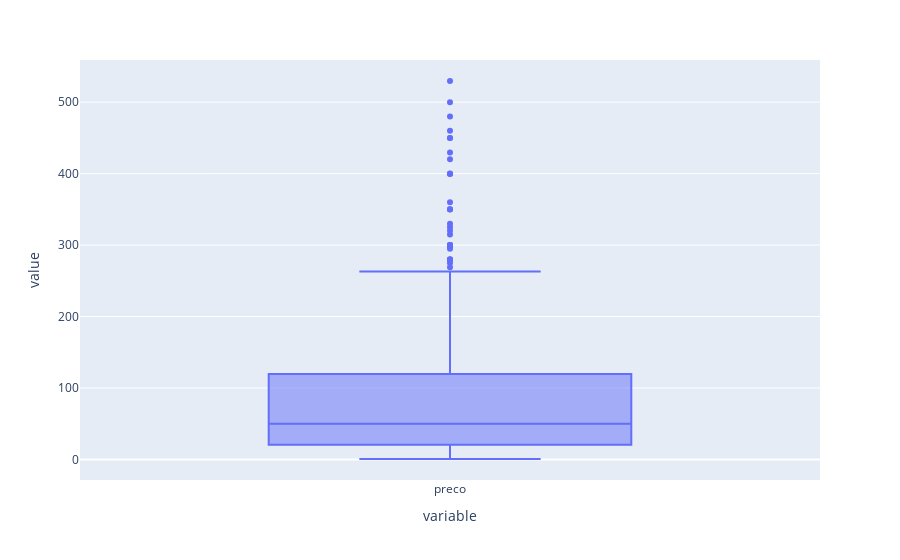

Write notebook code for a chart like this one.
### Markdown cell above
## Tratamento de Outlier

Ao realizar análise dos outlier da base, verificamos que apesar de fora do desvio padrão, estes dados não deveriam ser descartados, uma vez que representam o valor real do item.

### Code cell
px.box(dados.preco)

### Figure 1 — Plotly figure (JSON) as saved in the notebook; plotly's stock layout.template omitted (floating-point values rounded to 4 significant figures; data arrays with more than 128 entries replaced by an {"elided": "..."} marker saying what was removed)
{"data": [{"alignmentgroup": "True", "hovertemplate": "variable=%{x}<br>value=%{y}<extra></extra>", "legendgroup": "", "marker": {"color": "#636efa"}, "name": "", "notched": false, "offsetgroup": "", "orientation": "v", "showlegend": false, "type": "box", "x": {"elided": "595 str values"}, "x0": " ", "xaxis": "x", "y": {"elided": "595 float values"}, "y0": " ", "yaxis": "y"}], "layout": {"boxmode": "group", "legend": {"tracegroupgap": 0}, "margin": {"t": 60}, "xaxis": {"anchor": "y", "domain": [0, 1], "title": {"text": "variable"}}, "yaxis": {"anchor": "x", "domain": [0, 1], "title": {"text": "value"}}}}
